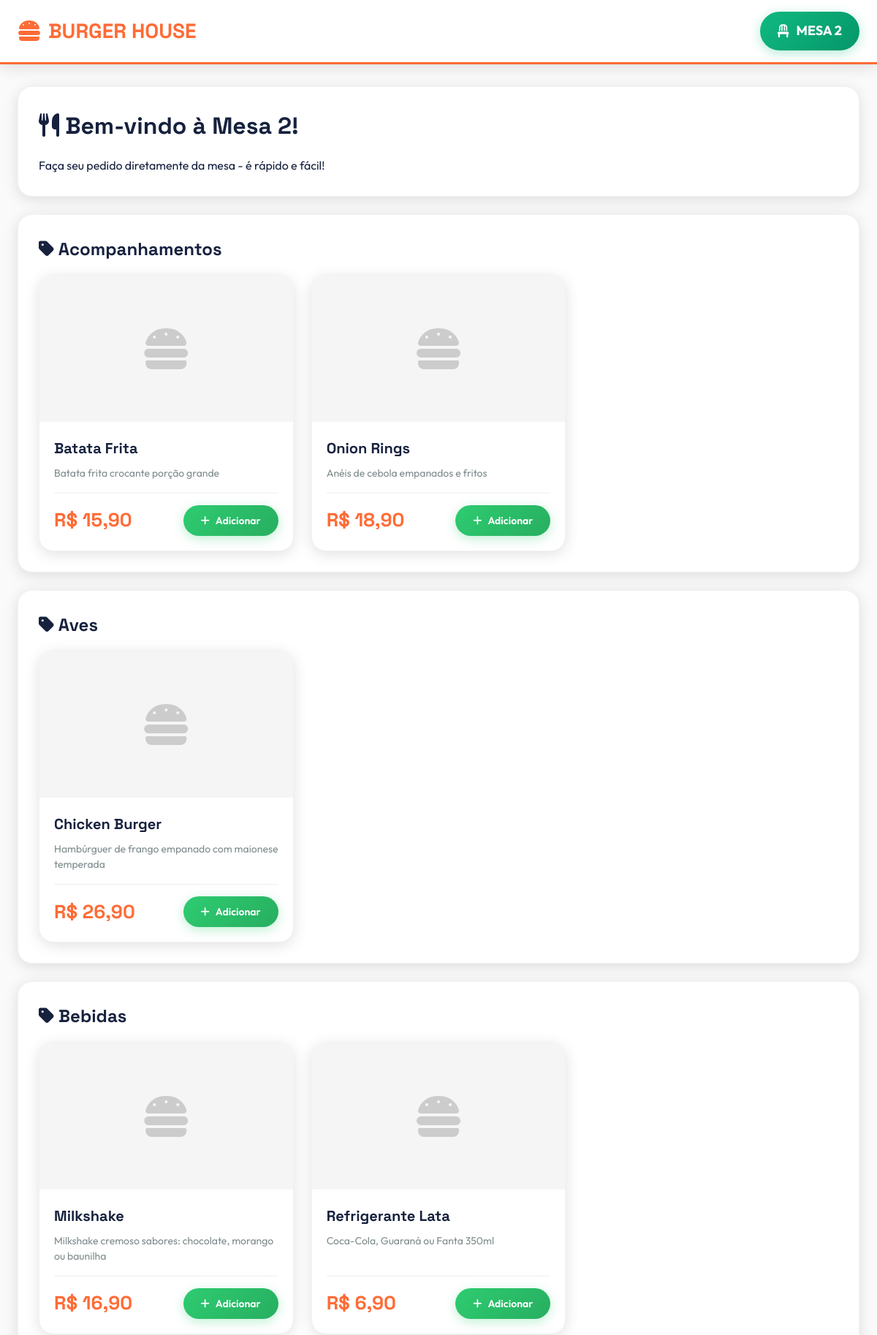
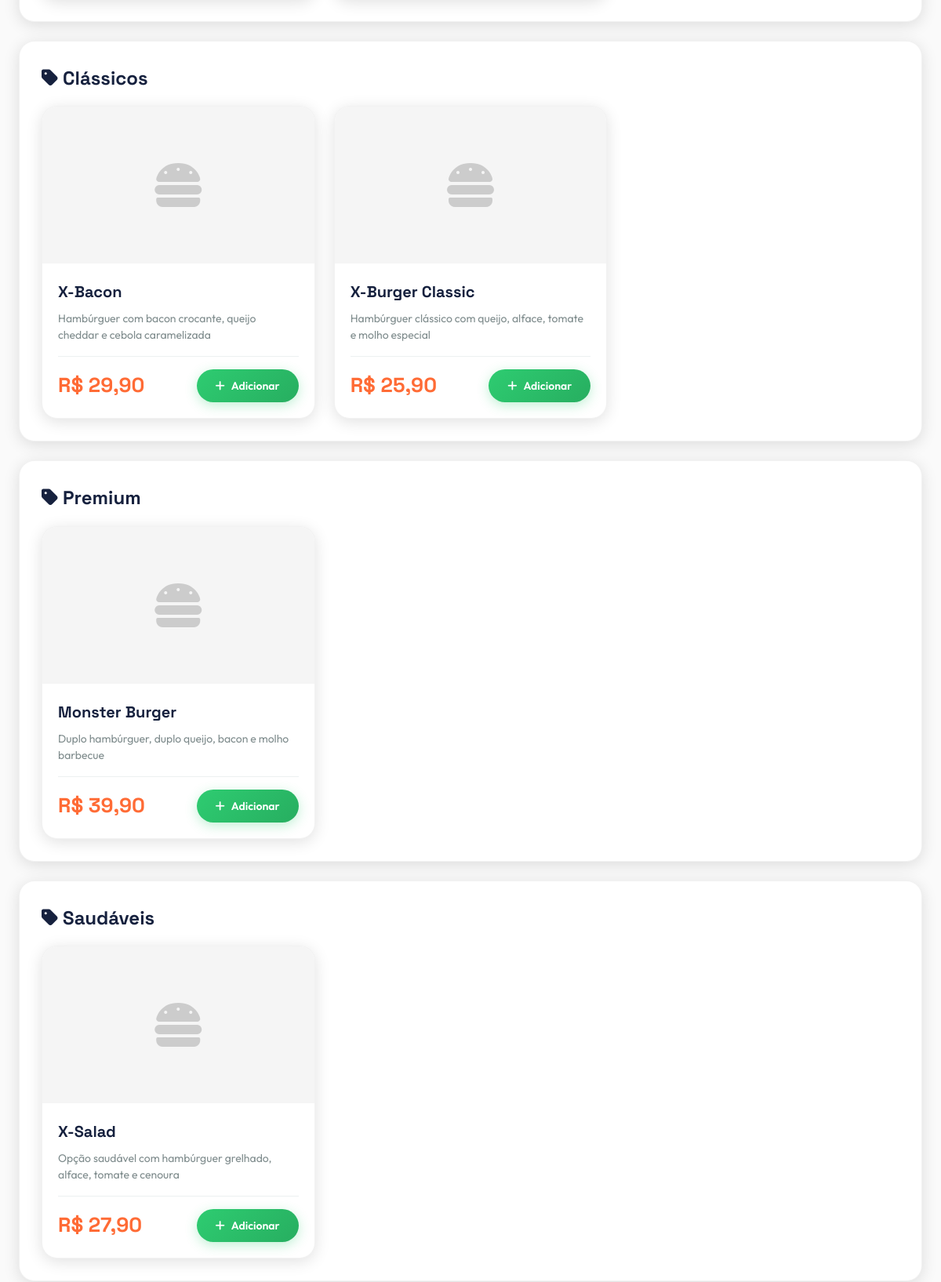
Screenshot of /pedido_mesa.php?mesa=2 (upper part) with the database file from the repository (2 pictures, top to bottom).
### tables this page shows
CREATE TABLE IF NOT EXISTS mesas (
    id INT PRIMARY KEY AUTO_INCREMENT,
    numero VARCHAR(10) UNIQUE NOT NULL,
    qr_code VARCHAR(255),
    ocupada TINYINT(1) DEFAULT 0,
    ativa TINYINT(1) DEFAULT 1,
    criada_em TIMESTAMP DEFAULT CURRENT_TIMESTAMP,
    INDEX idx_numero (numero),
    INDEX idx_ocupada (ocupada)
);

CREATE TABLE produtos (
    id INT PRIMARY KEY AUTO_INCREMENT,
    nome VARCHAR(100) NOT NULL,
    descricao TEXT,
    preco DECIMAL(10,2) NOT NULL,
    categoria VARCHAR(50),
    imagem VARCHAR(255),
    disponivel TINYINT(1) DEFAULT 1,
    criado_em TIMESTAMP DEFAULT CURRENT_TIMESTAMP,
    INDEX idx_categoria (categoria),
    INDEX idx_disponivel (disponivel)
);

### helpers.php (called while the page is built, shortened)
<?php
function formatar_preco($valor) {
    return 'R$ ' . number_format($valor, 2, ',', '.');
}
?>

### pedido_mesa.php (the view, shortened to what this page needs)
<?php
include "config.php";
include "helpers.php";
$id_mesa = isset($_GET['mesa']) ? (int)$_GET['mesa'] : 0;
$mesa = $conn->query("SELECT * FROM mesas WHERE id=$id_mesa AND ativa=1")->fetch_assoc();
$produtos = $conn->query("SELECT * FROM produtos WHERE disponivel=1 ORDER BY categoria, nome")->fetch_all(MYSQLI_ASSOC);
$categorias = $conn->query("SELECT DISTINCT categoria FROM produtos WHERE disponivel=1 ORDER BY categoria")->fetch_all(MYSQLI_ASSOC);
?>
<!DOCTYPE html>
<html lang="pt-BR">
<head>
    <link rel="stylesheet" href="https://cdnjs.cloudflare.com/ajax/libs/font-awesome/6.4.0/css/all.min.css">
    <link rel="stylesheet" href="style.css">
</head>
<body>
    <div class="header">
        <div class="header-container">
            <div class="logo"><i class="fas fa-hamburger"></i> BURGER HOUSE</div>
            <div class="mesa-badge">
                <i class="fas fa-chair"></i> MESA <?= $mesa['numero'] ?>
            </div>
        </div>
    </div>
    <div class="container">
        <div class="card">
            <h1><i class="fas fa-utensils"></i> Bem-vindo à Mesa <?= $mesa['numero'] ?>!</h1>
            <p>Faça seu pedido diretamente da mesa - é rápido e fácil!</p>
        </div>
        <?php foreach ($categorias as $cat): ?>
            <?php
            $categoria = $cat['categoria'];
            $produtos_cat = array_filter($produtos, function($p) use ($categoria) {
                return $p['categoria'] == $categoria;
            });
            ?>
            <div class="card">
                <h2><i class="fas fa-tag"></i> <?= htmlspecialchars($categoria) ?></h2>
                <div class="produtos-grid">
                    <?php foreach ($produtos_cat as $p): ?>
                        <div class="produto-card">
                            <?php if ($p['imagem'] && file_exists($p['imagem'])): ?>
                                <img src="<?= htmlspecialchars($p['imagem']) ?>" alt="<?= htmlspecialchars($p['nome']) ?>" class="produto-imagem">
                            <?php else: ?>
                                <div class="produto-imagem" style="display:flex;align-items:center;justify-content:center;background:#f5f5f5;">
                                    <i class="fas fa-hamburger" style="font-size:64px;color:#ccc;"></i>
                                </div>
                            <?php endif; ?>
                            <div class="produto-info">
                                <div class="produto-nome"><?= htmlspecialchars($p['nome']) ?></div>
                                <div class="produto-descricao"><?= htmlspecialchars($p['descricao']) ?></div>
                                <div class="produto-footer">
                                    <div class="produto-preco"><?= formatar_preco($p['preco']) ?></div>
                                    <form method="POST" style="display:inline;">
                                        <button type="submit" name="adicionar_carrinho" class="btn btn-success">
                                            <i class="fas fa-plus"></i> Adicionar
                                        </button>
                                    </form>
                                </div>
                            </div>
                        </div>
                    <?php endforeach; ?>
                </div>
            </div>
        <?php endforeach; ?>
    </div>
</body>
</html>

### style.css (style rules this page uses)
* { margin: 0; padding: 0; box-sizing: border-box; }
:root { --primary: #ff6b35; --primary-dark: #e55a2b; --primary-light: #ff8c5a; --secondary: #1a1a2e; --accent: #ffd93d; --success: #2ecc71; --success-dark: #27ae60; --danger: #e74c3c; --warning: #f39c12; --info: #3498db; --dark: #16213e; --dark-light: #1f3460; --gray: #7f8c8d; --light-gray: #ecf0f1; --bg: #fafafa; --white: #ffffff; --gradient-fire: linear-gradient(135deg, #ff6b35 0%, #f7931e 50%, #ffd93d 100%); --gradient-dark: linear-gradient(135deg, #1a1a2e 0%, #16213e 100%); --gradient-success: linear-gradient(135deg, #2ecc71 0%, #27ae60 100%); --shadow-sm: 0 2px 8px rgba(0,0,0,0.08); --shadow-md: 0 4px 20px rgba(0,0,0,0.12); --shadow-lg: 0 8px 40px rgba(0,0,0,0.16); --shadow-glow: 0 0 30px rgba(255,107,53,0.3); --radius-sm: 8px; --radius-md: 12px; --radius-lg: 20px; --radius-xl: 28px; --radius-full: 9999px; --transition: 0.3s cubic-bezier(0.4, 0, 0.2, 1); }
body { font-family: 'Outfit', sans-serif; background: var(--bg); min-height: 100vh; color: var(--dark); line-height: 1.6; }
.header { background: var(--white); padding: 16px 0; box-shadow: var(--shadow-md); position: sticky; top: 0; z-index: 1000; border-bottom: 3px solid var(--primary); }
.header-container { max-width: 1400px; margin: 0 auto; padding: 0 24px; display: flex; justify-content: space-between; align-items: center; flex-wrap: wrap; gap: 16px; }
.logo { font-family: 'Space Grotesk', sans-serif; font-size: 28px; font-weight: 700; color: var(--primary); text-decoration: none; display: flex; align-items: center; gap: 10px; transition: var(--transition); }
.logo i { font-size: 32px; animation: bounce 2s ease-in-out infinite; }
.btn { padding: 12px 24px; border: none; border-radius: var(--radius-full); cursor: pointer; font-family: 'Outfit', sans-serif; font-weight: 600; font-size: 14px; text-decoration: none; display: inline-flex; align-items: center; justify-content: center; gap: 8px; transition: var(--transition); position: relative; overflow: hidden; }
.btn-success { background: var(--gradient-success); color: var(--white); box-shadow: 0 4px 15px rgba(46,204,113,0.3); }
.container { max-width: 1400px; margin: 0 auto; padding: 30px 24px; }
.card { background: var(--white); padding: 28px; border-radius: var(--radius-lg); box-shadow: var(--shadow-md); margin-bottom: 24px; animation: fadeInUp 0.5s ease; border: 1px solid rgba(0,0,0,0.05); }
.card h1, .card h2, .card h3 { font-family: 'Space Grotesk', sans-serif; color: var(--dark); margin-bottom: 16px; }
.card h1 { font-size: 32px; }
.card h2 { font-size: 24px; }
.produtos-grid { display: grid; grid-template-columns: repeat(auto-fill, minmax(300px, 1fr)); gap: 24px; }
.produto-card { background: var(--white); border-radius: var(--radius-lg); overflow: hidden; box-shadow: var(--shadow-md); transition: var(--transition); animation: fadeInUp 0.5s ease; display: flex; flex-direction: column; border: 1px solid rgba(0,0,0,0.05); }
.produto-imagem { width: 100%; height: 200px; object-fit: cover; background: var(--light-gray); position: relative; }
.produto-info { padding: 20px; flex: 1; display: flex; flex-direction: column; }
.produto-nome { font-family: 'Space Grotesk', sans-serif; font-size: 20px; font-weight: 700; color: var(--dark); margin-bottom: 8px; }
.produto-descricao { color: var(--gray); font-size: 14px; line-height: 1.5; margin-bottom: 16px; flex: 1; }
.produto-footer { display: flex; justify-content: space-between; align-items: center; margin-top: auto; padding-top: 16px; border-top: 1px solid var(--light-gray); }
.produto-preco { font-family: 'Space Grotesk', sans-serif; font-size: 26px; font-weight: 800; color: var(--primary); }

### pedido_mesa.php (style rules this page uses)
.mesa-badge { background: linear-gradient(135deg, #10b981 0%, #059669 100%); color: white; padding: 12px 24px; border-radius: 50px; font-weight: 700; font-size: 18px; display: flex; align-items: center; gap: 10px; box-shadow: 0 4px 16px rgba(16, 185, 129, 0.3); }

### rows the page displays
mesas: numero "2"
produtos: nome "Batata Frita", descricao "Batata frita crocante porção grande", preco "R$ 15,90"
produtos: nome "Onion Rings", descricao "Anéis de cebola empanados e fritos", preco "R$ 18,90"
produtos: nome "Chicken Burger", descricao "Hambúrguer de frango empanado com maionese temperada", preco "R$ 26,90"
produtos: nome "Milkshake", descricao "Milkshake cremoso sabores: chocolate, morango ou baunilha", preco "R$ 16,90"
produtos: nome "Refrigerante Lata", descricao "Coca-Cola, Guaraná ou Fanta 350ml", preco "R$ 6,90"
produtos: nome "X-Bacon", descricao "Hambúrguer com bacon crocante, queijo cheddar e cebola caramelizada", preco "R$ 29,90"
produtos: nome "X-Burger Classic", descricao "Hambúrguer clássico com queijo, alface, tomate e molho especial", preco "R$ 25,90"
produtos: nome "Monster Burger", descricao "Duplo hambúrguer, duplo queijo, bacon e molho barbecue", preco "R$ 39,90"
produtos: nome "X-Salad", descricao "Opção saudável com hambúrguer grelhado, alface, tomate e cenoura", preco "R$ 27,90"

### other values shown
$categoria "Acompanhamentos"
$categoria "Aves"
$categoria "Bebidas"
$categoria "Clássicos"
$categoria "Premium"
$categoria "Saudáveis"
